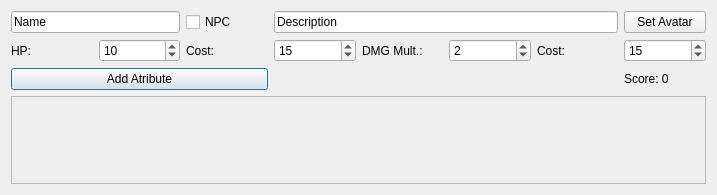
<?xml version="1.0" encoding="UTF-8"?>
<ui version="4.0">
 <class>charactertab</class>
 <widget class="QDialog" name="charactertab">
  <property name="geometry">
   <rect>
    <x>0</x>
    <y>0</y>
    <width>717</width>
    <height>195</height>
   </rect>
  </property>
  <property name="sizePolicy">
   <sizepolicy hsizetype="Expanding" vsizetype="Preferred">
    <horstretch>0</horstretch>
    <verstretch>0</verstretch>
   </sizepolicy>
  </property>
  <property name="windowTitle">
   <string>Dialog</string>
  </property>
  <layout class="QGridLayout" name="gridLayout">
   <item row="1" column="5">
    <widget class="QSpinBox" name="DMG">
     <property name="value">
      <number>2</number>
     </property>
    </widget>
   </item>
   <item row="1" column="6">
    <widget class="QLabel" name="label_4">
     <property name="text">
      <string>Cost:</string>
     </property>
    </widget>
   </item>
   <item row="1" column="0">
    <widget class="QLabel" name="label">
     <property name="text">
      <string>HP:</string>
     </property>
    </widget>
   </item>
   <item row="1" column="2">
    <widget class="QLabel" name="label_3">
     <property name="text">
      <string>Cost:</string>
     </property>
    </widget>
   </item>
   <item row="0" column="0" colspan="2">
    <widget class="QLineEdit" name="name">
     <property name="text">
      <string>Name</string>
     </property>
    </widget>
   </item>
   <item row="3" column="0" colspan="3">
    <widget class="QPushButton" name="pushButton">
     <property name="text">
      <string>Add Atribute</string>
     </property>
    </widget>
   </item>
   <item row="1" column="1">
    <widget class="QSpinBox" name="HP">
     <property name="value">
      <number>10</number>
     </property>
    </widget>
   </item>
   <item row="1" column="3">
    <widget class="QSpinBox" name="HPCost">
     <property name="value">
      <number>15</number>
     </property>
    </widget>
   </item>
   <item row="1" column="4">
    <widget class="QLabel" name="label_2">
     <property name="text">
      <string>DMG Mult.:</string>
     </property>
    </widget>
   </item>
   <item row="1" column="7">
    <widget class="QSpinBox" name="DMGCost">
     <property name="value">
      <number>15</number>
     </property>
    </widget>
   </item>
   <item row="4" column="0" colspan="8">
    <widget class="QScrollArea" name="scrollArea">
     <property name="widgetResizable">
      <bool>true</bool>
     </property>
     <widget class="QWidget" name="attribute">
      <property name="geometry">
       <rect>
        <x>0</x>
        <y>0</y>
        <width>697</width>
        <height>76</height>
       </rect>
      </property>
      <property name="sizePolicy">
       <sizepolicy hsizetype="Expanding" vsizetype="Expanding">
        <horstretch>0</horstretch>
        <verstretch>0</verstretch>
       </sizepolicy>
      </property>
     </widget>
    </widget>
   </item>
   <item row="3" column="7">
    <widget class="QLabel" name="score">
     <property name="text">
      <string>Score: 0</string>
     </property>
    </widget>
   </item>
   <item row="0" column="2">
    <widget class="QCheckBox" name="npc">
     <property name="text">
      <string>NPC</string>
     </property>
    </widget>
   </item>
   <item row="0" column="7">
    <widget class="QPushButton" name="avatar">
     <property name="text">
      <string>Set Avatar</string>
     </property>
    </widget>
   </item>
   <item row="0" column="3" colspan="4">
    <widget class="QLineEdit" name="descritpion">
     <property name="text">
      <string>Description</string>
     </property>
    </widget>
   </item>
  </layout>
 </widget>
 <resources/>
 <connections/>
</ui>
